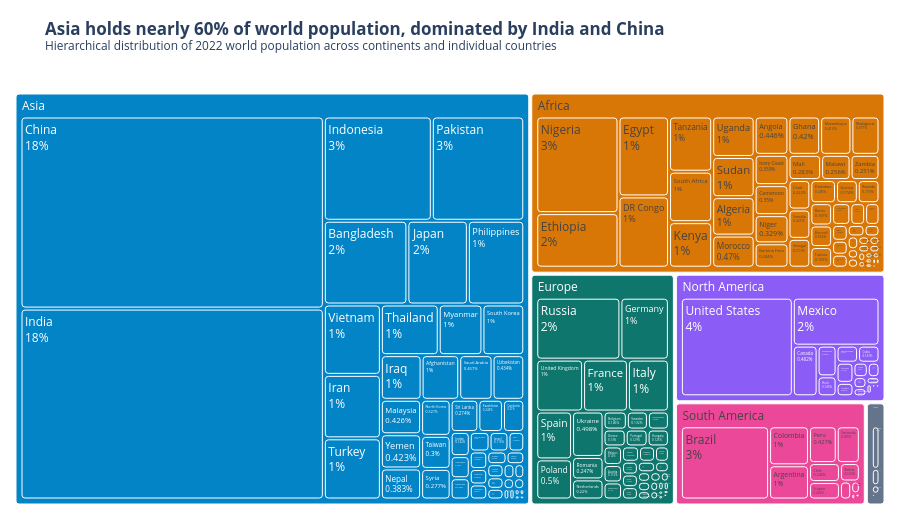

The notebook cell saved with this chart:
### Markdown cell above
**Chart choice & justification:** *Which chart did you choose, and why? Justify design choices.

**Chart choice:** Treemap.

**Justification:**
- **Why this chart:** The question asks how the world population is distributed across two hierarchical levels simultaneously: *continents and the countries within them*. A treemap is the ideal visual encoding for nested part-to-whole proportions, allocating rectangular area proportional to population size.
- **Design choices:** Nested hierarchy set to `path=['Continent', 'Country']`. Continents are assigned distinct CVD-safe hues so that countries within each continent form a cohesive visual block. Labels display country name and share of continent, making India and China's dominance in Asia immediately visible at a glance.

### Code cell
# Q6: 
fig6 = px.treemap(
    df,
    path=['Continent', 'Country'],
    values='2022 Population',
    color='Continent',
    color_discrete_map=palette_continents,
    title="<b>Asia holds nearly 60% of world population, dominated by India and China</b><br><sup>Hierarchical distribution of 2022 world population across continents and individual countries</sup>"
)

fig6.update_traces(
    textinfo='label+percent entry',
    marker=dict(cornerradius=3)
)

fig6.update_layout(
    template='plotly_white',
    margin=dict(l=10, r=10, t=70, b=10),
    height=520
)

fig6.show()

### Figure 1 — Plotly figure (JSON) as saved in the notebook; plotly's stock layout.template omitted (floating-point values rounded to 4 significant figures; data arrays with more than 128 entries replaced by an {"elided": "..."} marker saying what was removed)
{"data": [{"branchvalues": "total", "customdata": {"elided": "240x1 str values"}, "domain": {"x": [0, 1], "y": [0, 1]}, "hovertemplate": "labels=%{label}<br>2022 Population=%{value}<br>parent=%{parent}<br>id=%{id}<br>Continent=%{customdata[0]}<extra></extra>", "ids": {"elided": "240 str values"}, "labels": {"elided": "240 str values"}, "marker": {"colors": {"elided": "240 str values"}, "cornerradius": 3}, "name": "", "parents": {"elided": "240 str values"}, "textinfo": "label+percent entry", "type": "treemap", "values": {"elided": "240 float values"}}], "layout": {"height": 520, "legend": {"tracegroupgap": 0}, "margin": {"b": 10, "l": 10, "r": 10, "t": 70}, "title": {"text": "<b>Asia holds nearly 60% of world population, dominated by India and China</b><br><sup>Hierarchical distribution of 2022 world population across continents and individual countries</sup>"}}}
